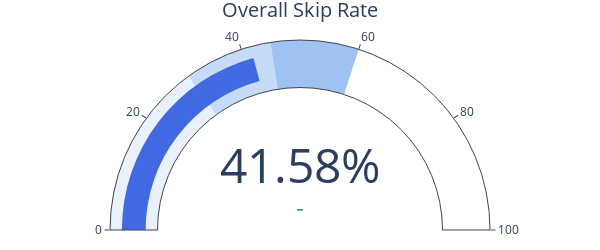

The notebook cell this image was saved under:
### Code cell
import plotly.graph_objects as go

overall_skip_rate = df["skip"].mean()

fig_kpi = go.Figure()

fig_kpi.add_trace(go.Indicator(
    mode="number+gauge+delta",
    value=overall_skip_rate * 100,
    number={'suffix': "%", 'valueformat': ".2f"},
    title={'text': "Overall Skip Rate"},
    gauge={
        'axis': {'range': [0, 100]},
        'bar': {'color': 'royalblue'},
        'steps': [
            {"range": [0, 30], "color": "#E8F1FD"},
            {"range": [30, 45], "color": "#C6DBF8"},
            {"range": [45, 60], "color": "#9EC2F1"},
        ],
    }
))

fig_kpi.update_layout(
    height=250,
    width=600,
    template="plotly_white",
    margin=dict(t=40, b=20)
)

fig_kpi.show()

### Figure 1 — Plotly figure (JSON) as saved in the notebook; plotly's stock layout.template omitted (floating-point values rounded to 4 significant figures)
{"data": [{"gauge": {"axis": {"range": [0, 100]}, "bar": {"color": "royalblue"}, "steps": [{"color": "#E8F1FD", "range": [0, 30]}, {"color": "#C6DBF8", "range": [30, 45]}, {"color": "#9EC2F1", "range": [45, 60]}]}, "mode": "number+gauge+delta", "number": {"suffix": "%", "valueformat": ".2f"}, "title": {"text": "Overall Skip Rate"}, "type": "indicator", "value": 41.58}], "layout": {"height": 250, "margin": {"b": 20, "t": 40}, "width": 600}}
